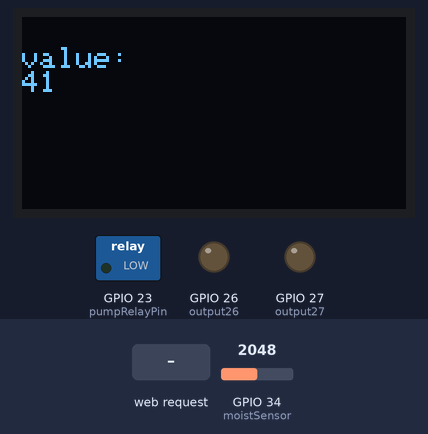
Bench run of a sketch on a simulated ESP32. Shown: 128×64 one-colour display, switched loads named in the sketch (green lamp = pin HIGH), output pins drawn as LEDs (lit = HIGH). Inputs (shaded band) come from the test bench; at power-on: GPIO 34 (moistSensor) = 2048. What the sketch prints to the serial monitor is not drawn.

Above: at 2.2 s.
2.3 s: HTTP request GET /pumpset/1 received
At 3.9 s:
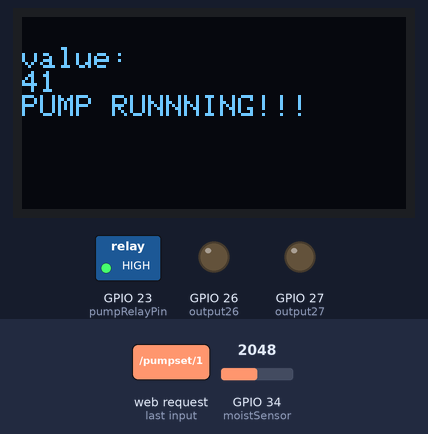
Timing chart, 0 to 5.4 s (numbered marks = the images above; inputs shaded):
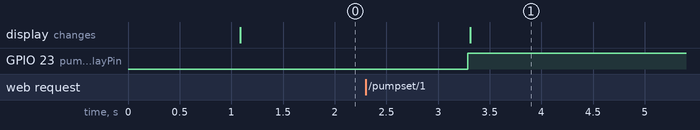

Measured:
- after the input at 2.3 s, GPIO 23 (pumpRelayPin): LOW → HIGH after 0.99 s; the display: changes after 1.0 s (image 1)

The sketch:

main.ino
```cpp
#include <arduino.h>


#include <WiFi.h>
#include <Wire.h>
#include <Adafruit_GFX.h>
#include <Adafruit_SSD1306.h>


// Potentiometer is connected to GPIO 34
const int moistSensor = 34;

#define SCREEN_WIDTH 128
#define SCREEN_HEIGHT 64
#define OLED_RESET  -1

Adafruit_SSD1306 display(SCREEN_WIDTH, SCREEN_HEIGHT, &Wire, -1);


int pumpstate = 0;
int pumpAuto = 0;

// Replace with your network credentials
const String ssid     = "Robby Weeds - Cacti";
const String password = "123456789";

// Set web server port number to 80
WiFiServer server(80);

// Assign output variables to GPIO pins
const int output26 = 26;
const int output27 = 27;
int led2 = 2;

String output26State;
String output27State;

// Variable to store the HTTP request
String header;

// variable for storing the potentiometer value
int moistValue = 0;

// Pump Relay Pin
int pumpRelayPin = 23;


void setup() {
  Serial.begin(115200);


//  Initialize pump run relay
  pinMode(pumpRelayPin, OUTPUT);
  digitalWrite(pumpRelayPin, LOW);

// Initialize the output variables as outputs
  pinMode(output26, OUTPUT);
  pinMode(output27, OUTPUT);
// Set outputs to LOW
  digitalWrite(output26, LOW);
  digitalWrite(output27, LOW);

  if(!display.begin(SSD1306_SWITCHCAPVCC, 0x3C)) { // Address 0x3D for 128x64
    Serial.println(F("SSD1306 allocation failed"));
    for(;;);
  } else {
    Serial.println("Connected");
  }

// Connect to Wi-Fi network with SSID and password
  Serial.print("Setting AP (Access Point)…");
// Remove the password parameter, if you want the AP (Access Point) to be open
  WiFi.softAP(ssid, password);

  IPAddress IP = WiFi.softAPIP();
  Serial.print("AP IP address: ");
  Serial.println(IP);

  server.begin();

  delay(1000);


}

void loop() {
  WiFiClient client = server.available();   // Listen for incoming clients

  if(!display.begin(SSD1306_SWITCHCAPVCC, 0x3C)) { // Address 0x3D for 128x64
    Serial.println(F("SSD1306 allocation failed"));
    for(;;);
  } else {
    Serial.println("Connected");
  }


  //  Read Sensor
  moistValue = analogRead(moistSensor);
  moistValue = map(moistValue, 1000 , 3500, 0, 100);

  Serial.println("Moist Value : ");
  Serial.println(moistValue);


  if(moistValue < 50 && pumpAuto == 1)  {
    digitalWrite(pumpRelayPin, HIGH);

    display.clearDisplay();

    display.setTextSize(1);
    display.setTextColor(WHITE);
    display.setCursor(0, 10);
    display.println("value: ");
    display.println(moistValue);
    display.println("PUMP RUNNNING!!!");
    display.display();

    sleep(2000);
  }


  display.clearDisplay();

  display.setTextSize(1);
  display.setTextColor(WHITE);
  display.setCursor(0, 10);
  display.println("value: ");
  display.println(moistValue);
  display.display();


  if (client) {                             // If a new client connects,

    Serial.println(moistValue);
    // Serial.println("New Client.");          // print a message out in the serial port
    String currentLine = "";                // make a String to hold incoming data from the client
    while (client.connected()) {            // loop while the client's connected
      if (client.available()) {             // if there's bytes to read from the client,
        char c = client.read();             // read a byte, then
        // Serial.write(c);                    // print it out the serial monitor
        header += c;
        if (c == '\n') {                    // if the byte is a newline character
          // if the current line is blank, you got two newline characters in a row.
          // that's the end of the client HTTP request, so send a response:
          if (currentLine.length() == 0) {
            // HTTP headers always start with a response code (e.g. HTTP/1.1 200 OK)
            // and a content-type so the client knows what's coming, then a blank line:
            client.println("HTTP/1.1 200 OK");
            client.println("Content-type:text/html");
            client.println("Connection: close");
            client.println();
 // turns the GPIOs on and off
            if (header.indexOf("GET /26/on") >= 0) {
              Serial.println("GPIO 26 on");
              output26State = "on";
              digitalWrite(output26, HIGH);
            } else if (header.indexOf("GET /26/off") >= 0) {
              Serial.println("GPIO 26 off");
              output26State = "off";
              digitalWrite(output26, LOW);
            } else if (header.indexOf("GET /27/on") >= 0) {
              Serial.println("GPIO 27 on");
              output27State = "on";
              digitalWrite(output27, HIGH);
            } else if (header.indexOf("GET /pump/1") >= 0) {
                Serial.println("Pump Start");
                pumpstate = 1;
                digitalWrite(pumpRelayPin, HIGH);
                delay(4000);
                digitalWrite(pumpRelayPin, LOW);
                pumpstate = 0;
            } else if (header.indexOf("GET /pump/0") >= 0) {
                Serial.println("Pump Off");
                pumpstate = 0;
                digitalWrite(pumpRelayPin, LOW);
            } else if (header.indexOf("GET /pumpset/1") >= 0) {
                Serial.println("Pump set to AUTO");
                pumpAuto = 1;
            } else if (header.indexOf("GET /pumpset/0") >= 0) {
                Serial.println("Pump AUTO disengaged");
                pumpAuto = 0;
            } else if (header.indexOf("GET /27/off") >= 0) {
              Serial.println("GPIO 27 off");
              output27State = "off";
              digitalWrite(output27, LOW);
            }

            // Display the HTML web page
            client.println("<!DOCTYPE html><html>");
            client.println("<head><meta name=\"viewport\" content=\"width=device-width, initial-scale=1\">");
            client.println("<link rel=\"icon\" href=\"data:,\">");
            // CSS to style the on/off buttons
            // Feel free to change the background-color and font-size attributes to fit your preferences
            client.println("<style>html { font-family: Helvetica; display: inline-block; margin: 0px auto; text-align: center;}");
            client.println(".moistVal { font-size: 30px; border: none; color: blue; padding: 16px 20px;}");
            client.println(".button { background-color: #4CAF50; border: none; color: white; padding: 16px 40px;");
            client.println("text-decoration: none; font-size: 30px; margin: 2px; cursor: pointer;}");
            client.println(".button2 {background-color: #555555;}</style></head>");

            // Web Page Heading
            client.println("<body><h1>Robby Weeds</h1>");
            client.println("<h2>ESP32 Moisture Sensor</h2>");

            // Display current state, and ON/OFF buttons for GPIO 26
            client.println("<p>GPIO 26 - State " + output26State + "</p>");
            // If the output26State is off, it displays the ON button
            // if (output26State=="off") {
            //   client.println("<p><a href=\"/26/on\"><button class=\"button\">ON</button></a></p>");
            // } else {
            //   client.println("<p><a href=\"/26/off\"><button class=\"button button2\">OFF</button></a></p>");
            // }

            // Display Current Moisture Reading
            client.println("<p class=\"moistVal\">Moisture Sensor Reading  </p>");
            client.println(moistValue);

            // PUMP START and STOP
            if (pumpstate == 0) {
                client.println("<p><a href=\"/pump/1\"><button class=\"button\">TURN PUMP ON</button></a></p>");
            } else {
               client.println("<p><a href=\"/pump/0\"><button class=\"button button2\">TURN PUMP OFF</button></a></p>");
            }

            // Set to Pump AUTO
            if (pumpAuto == 0) {
                client.println("<p><a href=\"/pumpset/1\"><button class=\"button\">Set to AUTO</button></a></p>");
            } else if (pumpAuto == 1 && pumpstate == 1) {
                client.println("<p>Pump on AUTO and RUNNING</p>");
                client.println("<p><a href=\"/pumpset/0\"><button class=\"button\">Turn Off AUTO</button></a></p>");
            } else if (pumpAuto == 1) {
                client.println("<p>Pump on AUTO and OFF</p>");
                client.println("<p><a href=\"/pumpset/0\"><button class=\"button\">Turn Off AUTO</button></a></p>");
            } else {
               client.println("<p><a href=\"/pumpset/0\"><button class=\"button\">Turn Off AUTO</button></a></p>");
            }


            // // Display current state, and ON/OFF buttons for GPIO 27
            // client.println("<p>GPIO 27 - State " + output27State + "</p>");
            // // If the output27State is off, it displays the ON button
            // if (output27State=="off") {
            //   client.println("<p><a href=\"/27/on\"><button class=\"button\">ON</button></a></p>");
            // } else {
            //   client.println("<p><a href=\"/27/off\"><button class=\"button button2\">OFF</button></a></p>");
            // }


            client.println("</body></html>");

            // The HTTP response ends with another blank line
            client.println();
            // Break out of the while loop
            break;
          } else { // if you got a newline, then clear currentLine
            currentLine = "";
          }
        } else if (c != '\r') {  // if you got anything else but a carriage return character,
          currentLine += c;      // add it to the end of the currentLine
        }
      }
    }
    // Clear the header variable
    header = "";
    // Close the connection
    client.stop();
    Serial.println("Client disconnected.");
    Serial.println("");
  }

  delay(500);
}
```
